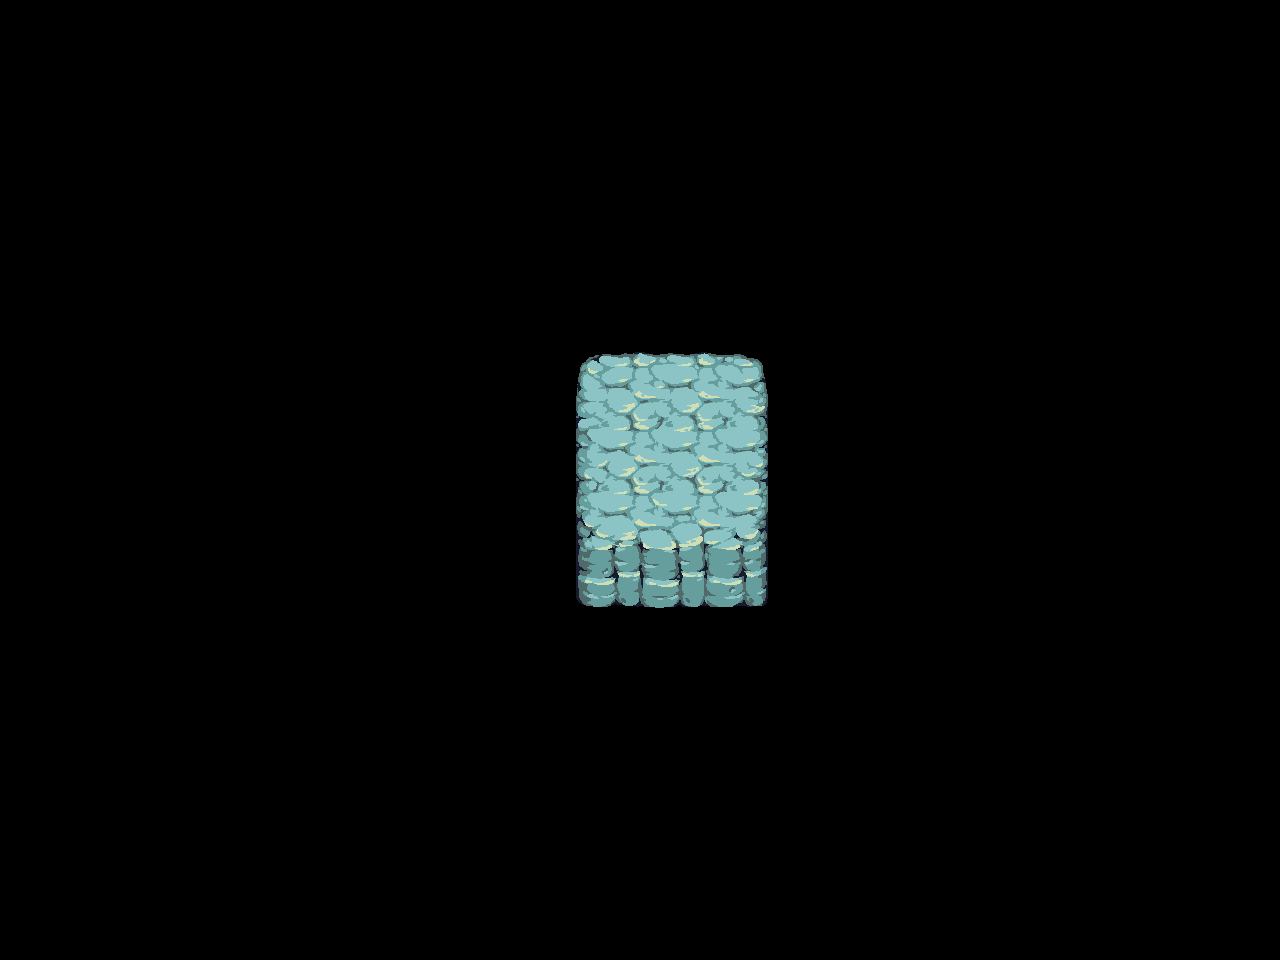

Below is a game level as drawn by its tile map, then a one-line description and the .tmx file that defines it, in full:
An orthogonal 40x30 tile map with 32x32 px tiles, 1 tile layer (Tile Layer 1).

<map version="1.10" tiledversion="1.10.2" orientation="orthogonal" renderorder="right-down" width="40" height="30" tilewidth="32" tileheight="32" infinite="0" nextlayerid="2" nextobjectid="1">
 <tileset firstgid="169" source="Tilemap_Elevation.tsx" />
 <layer id="1" name="Tile Layer 1" width="40" height="30">
  <data encoding="csv">
0,0,0,0,0,0,0,0,0,0,0,0,0,0,0,0,0,0,0,0,0,0,0,0,0,0,0,0,0,0,0,0,0,0,0,0,0,0,0,0,
0,0,0,0,0,0,0,0,0,0,0,0,0,0,0,0,0,0,0,0,0,0,0,0,0,0,0,0,0,0,0,0,0,0,0,0,0,0,0,0,
0,0,0,0,0,0,0,0,0,0,0,0,0,0,0,0,0,0,0,0,0,0,0,0,0,0,0,0,0,0,0,0,0,0,0,0,0,0,0,0,
0,0,0,0,0,0,0,0,0,0,0,0,0,0,0,0,0,0,0,0,0,0,0,0,0,0,0,0,0,0,0,0,0,0,0,0,0,0,0,0,
0,0,0,0,0,0,0,0,0,0,0,0,0,0,0,0,0,0,0,0,0,0,0,0,0,0,0,0,0,0,0,0,0,0,0,0,0,0,0,0,
0,0,0,0,0,0,0,0,0,0,0,0,0,0,0,0,0,0,0,0,0,0,0,0,0,0,0,0,0,0,0,0,0,0,0,0,0,0,0,0,
0,0,0,0,0,0,0,0,0,0,0,0,0,0,0,0,0,0,0,0,0,0,0,0,0,0,0,0,0,0,0,0,0,0,0,0,0,0,0,0,
0,0,0,0,0,0,0,0,0,0,0,0,0,0,0,0,0,0,0,0,0,0,0,0,0,0,0,0,0,0,0,0,0,0,0,0,0,0,0,0,
0,0,0,0,0,0,0,0,0,0,0,0,0,0,0,0,0,0,0,0,0,0,0,0,0,0,0,0,0,0,0,0,0,0,0,0,0,0,0,0,
0,0,0,0,0,0,0,0,0,0,0,0,0,0,0,0,0,0,0,0,0,0,0,0,0,0,0,0,0,0,0,0,0,0,0,0,0,0,0,0,
0,0,0,0,0,0,0,0,0,0,0,0,0,0,0,0,0,0,0,0,0,0,0,0,0,0,0,0,0,0,0,0,0,0,0,0,0,0,0,0,
0,0,0,0,0,0,0,0,0,0,0,0,0,0,0,0,0,0,169,170,171,172,173,174,0,0,0,0,0,0,0,0,0,0,0,0,0,0,0,0,
0,0,0,0,0,0,0,0,0,0,0,0,0,0,0,0,0,0,177,178,179,180,181,182,0,0,0,0,0,0,0,0,0,0,0,0,0,0,0,0,
0,0,0,0,0,0,0,0,0,0,0,0,0,0,0,0,0,0,185,186,187,188,189,190,0,0,0,0,0,0,0,0,0,0,0,0,0,0,0,0,
0,0,0,0,0,0,0,0,0,0,0,0,0,0,0,0,0,0,193,194,195,196,197,198,0,0,0,0,0,0,0,0,0,0,0,0,0,0,0,0,
0,0,0,0,0,0,0,0,0,0,0,0,0,0,0,0,0,0,201,202,203,204,205,206,0,0,0,0,0,0,0,0,0,0,0,0,0,0,0,0,
0,0,0,0,0,0,0,0,0,0,0,0,0,0,0,0,0,0,209,210,211,212,213,214,0,0,0,0,0,0,0,0,0,0,0,0,0,0,0,0,
0,0,0,0,0,0,0,0,0,0,0,0,0,0,0,0,0,0,217,218,219,220,221,222,0,0,0,0,0,0,0,0,0,0,0,0,0,0,0,0,
0,0,0,0,0,0,0,0,0,0,0,0,0,0,0,0,0,0,225,226,227,228,229,230,0,0,0,0,0,0,0,0,0,0,0,0,0,0,0,0,
0,0,0,0,0,0,0,0,0,0,0,0,0,0,0,0,0,0,0,0,0,0,0,0,0,0,0,0,0,0,0,0,0,0,0,0,0,0,0,0,
0,0,0,0,0,0,0,0,0,0,0,0,0,0,0,0,0,0,0,0,0,0,0,0,0,0,0,0,0,0,0,0,0,0,0,0,0,0,0,0,
0,0,0,0,0,0,0,0,0,0,0,0,0,0,0,0,0,0,0,0,0,0,0,0,0,0,0,0,0,0,0,0,0,0,0,0,0,0,0,0,
0,0,0,0,0,0,0,0,0,0,0,0,0,0,0,0,0,0,0,0,0,0,0,0,0,0,0,0,0,0,0,0,0,0,0,0,0,0,0,0,
0,0,0,0,0,0,0,0,0,0,0,0,0,0,0,0,0,0,0,0,0,0,0,0,0,0,0,0,0,0,0,0,0,0,0,0,0,0,0,0,
0,0,0,0,0,0,0,0,0,0,0,0,0,0,0,0,0,0,0,0,0,0,0,0,0,0,0,0,0,0,0,0,0,0,0,0,0,0,0,0,
0,0,0,0,0,0,0,0,0,0,0,0,0,0,0,0,0,0,0,0,0,0,0,0,0,0,0,0,0,0,0,0,0,0,0,0,0,0,0,0,
0,0,0,0,0,0,0,0,0,0,0,0,0,0,0,0,0,0,0,0,0,0,0,0,0,0,0,0,0,0,0,0,0,0,0,0,0,0,0,0,
0,0,0,0,0,0,0,0,0,0,0,0,0,0,0,0,0,0,0,0,0,0,0,0,0,0,0,0,0,0,0,0,0,0,0,0,0,0,0,0,
0,0,0,0,0,0,0,0,0,0,0,0,0,0,0,0,0,0,0,0,0,0,0,0,0,0,0,0,0,0,0,0,0,0,0,0,0,0,0,0,
0,0,0,0,0,0,0,0,0,0,0,0,0,0,0,0,0,0,0,0,0,0,0,0,0,0,0,0,0,0,0,0,0,0,0,0,0,0,0,0
</data>
 </layer>
</map>
